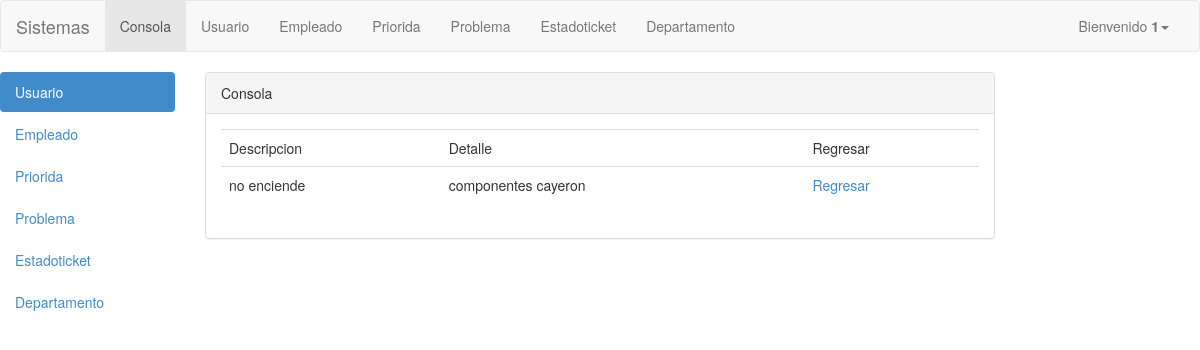
The page /ProyectoPR4/empleado/destelleconsole.php?codigo=1 (signed in) on the database its author committed.
### tables this page shows
CREATE TABLE IF NOT EXISTS `detalleticket` (
  `iddetalleTicket` int(11) NOT NULL AUTO_INCREMENT,
  `descripcio` varchar(45) DEFAULT NULL,
  `descripciondetallada` varchar(45) DEFAULT NULL,
  PRIMARY KEY (`iddetalleTicket`)
);

### ProyectoPR4/empleado/destelleconsole.php (the view, shortened to what this page needs)
<!DOCTYPE html>
<html lang="en">
<head>
	<LINK rel="stylesheet" HREF="../../ProyectoPR4/css/bootstrap-3.2.0-dist/css/bootstrap.css"  >
</head>
<body>
<?php
include("../include/menu.php");
?>
<div class="row">
 <div class="col-md-2">
   <?php
include("../include/menulateral.php")
    ?>
 </div>
  <div class="col-md-8">
  	<div class="panel panel-default">
  <div class="panel-heading">Consola</div>
  <div class="panel-body">
  <table class="table">
  <tr>
  <td>Descripcion</td>
  <td>Detalle</td>
  <td>Regresar</td>
</tr>
  <?php
$valor=$_GET['codigo'];
$result= mysql_query("select descripcio,descripciondetallada from detalleticket where iddetalleTicket=$valor") ;
while ($row=mysql_fetch_array($result)) {
?>
<tr>
  <td><?php echo$row["descripcio"]  ?></td>
  <td><?php echo$row["descripciondetallada"]  ?></td>
  <td><a href="../empleado/console.php">Regresar</a></td>
</tr>
<?php
}
?>
</table>
  </div>
</div>
  </div>
</div>
</body>
</html>

### rows shown on the page
detalleticket: descripcio "no enciende", descripciondetallada "componentes cayeron"

### other values the page prints
$_SESSION['userid'] "1"
